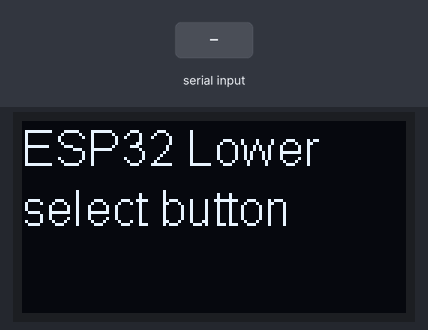
The program below on a simulated ESP32. On the bench: 128×64 one-colour display. The inputs (shaded band) are chosen by the test bench.

Above: at 2.3 s.
2.4 s: "redpro:1\n" received over Serial
At 3.0 s:
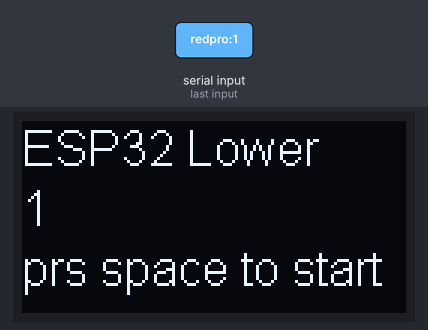
3.9 s: "prostart:1\n" received over Serial
At 5.4 s:
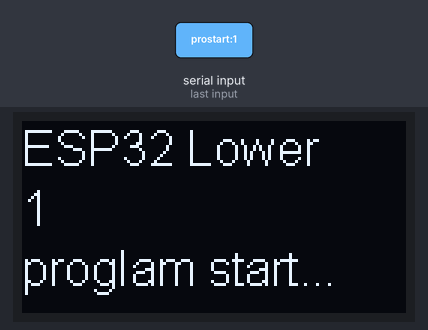
Timing chart, 0 to 6.9 s (numbered marks = the images above; inputs shaded):
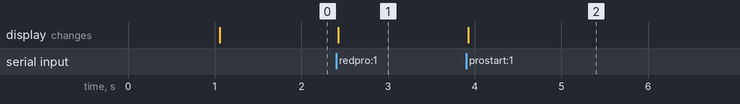

The program:

main.cpp
```cpp
#include <Arduino.h>
#include <ESP32Servo.h>
#include <Wire.h>
#include <math.h>
#include "SSD1306.h"
#include "CytronMotorDriver.h"

//モータ設定
CytronMD motor1(PWM_DIR, 18, 19); //FR （R…後、R…右）
CytronMD motor2(PWM_DIR, 32, 33); //FL
CytronMD motor3(PWM_DIR, 25, 26); //RL
CytronMD motor4(PWM_DIR, 16, 17); //RR

const float wheelRadius = 0.03;  // タイヤの半径(m)
const float robotRadius = 0.1;   // マシンの中央からタイヤまでの距離(m)
const int settingspeed = 130; //モーターの最大スピード

//ディスプレイ設定
bool flag = false; //ディスプレイ用停止フラッグ
bool flag1 = false;
String data1 = ""; //ディスプレイ用変数
String data2 = "";
SSD1306 display(0x3c,21,22); //ディスプレイの規格

void setup() {
  Serial.begin(115200); //ポート開放

  display.init(); //初期状態のディスプレイ表示設定
  display.setFont(ArialMT_Plain_16); //フォント設定
  display.drawString(0,0,"program reset...");
  display.display(); //ディスプレイ反映
  delay(1000);
  display.clear(); //ディスプレイ削除
  display.display();
  display.drawString(0,0,"ESP32 Lower");
  display.drawString(0,20,"select button");
  display.display();

  delay(100);
}

void loop() {
  if (Serial.available()) { //シリアル読みとり
    String data = Serial.readStringUntil('\n');
    float firstDelimiterIndex = data.indexOf(':');

    if (firstDelimiterIndex > 0){ //コマンド判定
      String command = data.substring(0, firstDelimiterIndex);
      float secondDelimiterIndex = data.indexOf(':', firstDelimiterIndex + 1);

      if (secondDelimiterIndex > 0) { //数値個数判定
        float thirdDelimiterIndex = data.indexOf(':',secondDelimiterIndex + 1);

        if (thirdDelimiterIndex > 0){ //数値3つ
          float firstValue = data.substring(firstDelimiterIndex + 1, secondDelimiterIndex).toInt();
          float secondValue = data.substring(secondDelimiterIndex + 1, thirdDelimiterIndex).toInt();
          float thirdValue = data.substring(thirdDelimiterIndex + 1).toInt();

          //オムニホイール制御
          if (command == "LYLXRX") {
            float LSY_V = firstValue;//y軸
            float LSX_V = secondValue;//x軸
            float RSX_V = thirdValue;//旋回軸

            if(abs(LSX_V) > 0.5 || abs(LSY_V) > 0.5 || abs(RSX_V) > 3.5){

              float v1 = (LSX_V*cos(PI/4) + LSY_V*sin(PI/4) + robotRadius * RSX_V) / wheelRadius;  //各タイヤの速度制御
              float v2 = ((-LSX_V*cos(3*PI/4)) + (-LSY_V*sin(3*PI/4)) + robotRadius * RSX_V) / wheelRadius;
              float v3 = (LSX_V*cos(5*PI/4) + LSY_V*sin(5*PI/4) + robotRadius * RSX_V) / wheelRadius;
              float v4 = ((-LSX_V*cos(7*PI/4)) + (-LSY_V*sin(7*PI/4)) + robotRadius * RSX_V) / wheelRadius;

              float maxspeed = max(max(abs(v1),abs(v2)),max(abs(v3),abs(v4))); //変数に速度制御での最大値を入れる

              if (maxspeed > settingspeed){ //　PWM値に変換　max255　
                v1 = v1 * settingspeed / maxspeed;
                v2 = v2 * settingspeed / maxspeed;
                v3 = v3 * settingspeed / maxspeed;
                v4 = v4 * settingspeed / maxspeed;
              }

              motor1.setSpeed(v1); // FR
              motor2.setSpeed(v2); // FL
              motor3.setSpeed(v3); // RL
              motor4.setSpeed(v4); // RR
            }else{
              motor1.setSpeed(0); // FR
              motor2.setSpeed(0); // FL
              motor3.setSpeed(0); // RL
              motor4.setSpeed(0); // RR
            }
          }
        } else { //数値2つ
          float firstValue = data.substring(firstDelimiterIndex + 1, secondDelimiterIndex).toInt();
          float secondValue = data.substring(secondDelimiterIndex + 1).toInt();

          //ここに数値２つの制御

        }
      } else { //数値1つ
        float firstValue = data.substring(firstDelimiterIndex + 1).toInt();

        //ここに数値１つの制御

      }
      //ディスプレイ反映
      if (!flag){
        if (command == "redpro" || command == "bluepro" || command == "conpro"){
          data1 = data.substring(firstDelimiterIndex + 1);
          display.clear();
          display.display();
          display.drawString(0,0,"ESP32 Lower");
          display.drawString(0,20,data1);
          display.drawString(0,40,"prs space to start");
          display.display();
          flag = true;
        }
      }
      if (!flag1){
        if (command == "prostart"){
          data2 = data.substring(firstDelimiterIndex + 1);
          display.clear();
          display.display();
          display.drawString(0,0,"ESP32 Lower");
          display.drawString(0,20,data2);
          display.drawString(0,40,"proglam start...");
          display.display();
          flag1 = true;
        }
      // } else if (flag){ //ここのディスプレイの出力を行うと遅延が発生する
      //   display.clear();
      //   display.display();
      //   display.drawString(0,0,"ESP32 motion");
      //   display.drawString(0,20,data1);
      //   display.drawString(0,40,data);
      //   display.drawString(110,20,data2);
      //   display.display();
      }
    }
  }
}
```

Measured:
- after the input at 2.4 s, the display: changes at once (image 1)
- after the input at 3.9 s, the display: changes at once (image 2)
